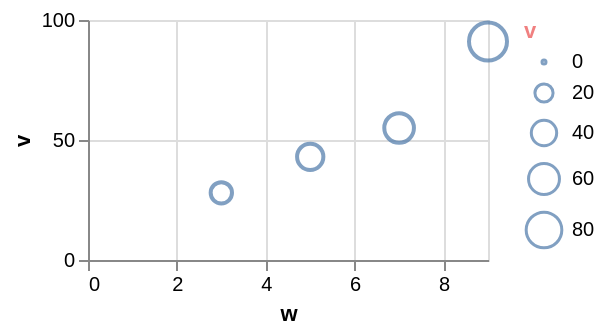

The specification (Vega-Lite) saved for this image:
### Vega-Lite specification from a JSON file in a GitHub repository (floating-point values rounded to 4 significant figures)
{"$schema": "https://vega.github.io/schema/vega-lite/v6.json", "width": 200, "height": 120, "data": {"values": [{"c": "alpha", "v": 28, "w": 3, "t": "2024-01-07"}, {"c": "beta", "v": 55, "w": 7, "t": "2024-03-19"}, {"c": "gamma", "v": 43, "w": 5, "t": "2024-06-02"}, {"c": "delta", "v": 91, "w": 9, "t": "2024-09-11"}]}, "mark": "point", "encoding": {"x": {"field": "w", "type": "quantitative"}, "y": {"field": "v", "type": "quantitative"}, "size": {"field": "v", "type": "quantitative", "legend": {"titleColor": "lightcoral"}}}}
